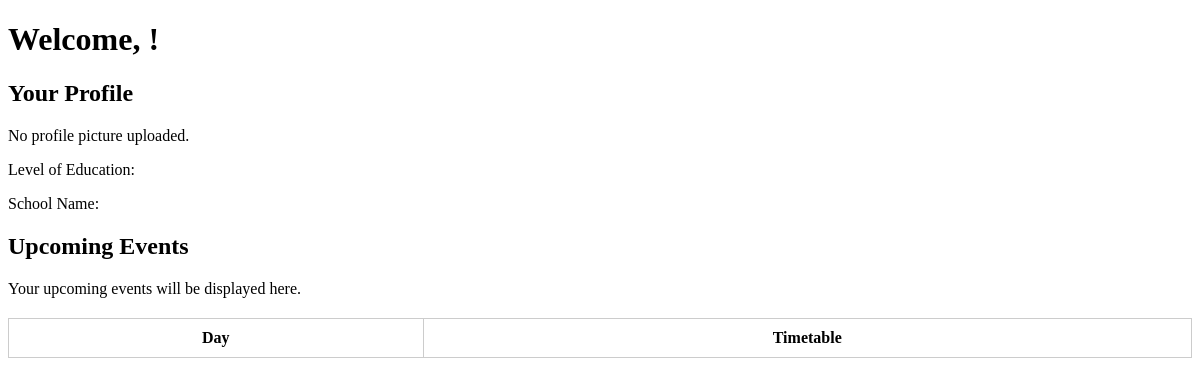
/dashboard/ (signed in), run on an earlier commit of the app's database.
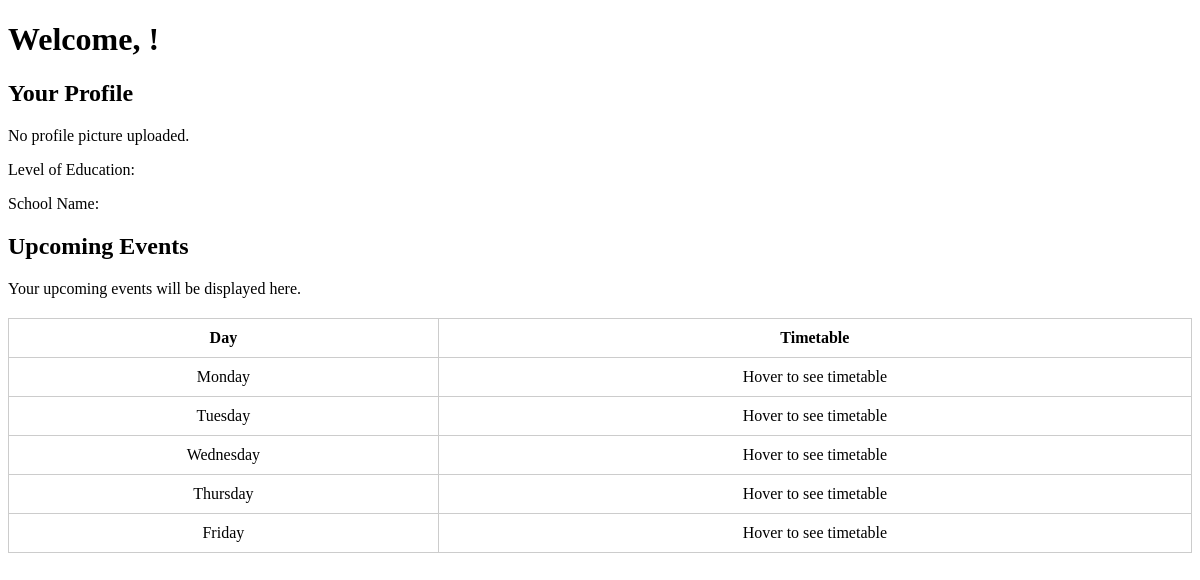
And on a later commit of the database.
### core/models.py (models this page shows, shortened)
class Timetable(models.Model):
    user = models.ForeignKey(User, on_delete=models.CASCADE)
    subject = models.CharField(max_length=100)
    day = models.CharField(max_length=20)
    time_slot = models.CharField(max_length=20)  # e.g., '08:00 AM - 09:00 AM'

### core/views.py (the view)
# urls.py: path('dashboard/', dashboard, name='dashboard'),
@login_required
def dashboard(request):
    timetable_entries = Timetable.objects.filter(user=request.user)
    entries_by_day = {}
    for entry in timetable_entries:
        if entry.day not in entries_by_day:
            entries_by_day[entry.day] = []
        entries_by_day[entry.day].append(entry)
    context = {
        'entries_by_day': entries_by_day,
    }
    return render(request, 'dashboard.html', context)

### core/templates/dashboard.html (shortened to what this page needs)
<!DOCTYPE html>
<html lang="en">
<head>
</head>
<body>
    <h1>Welcome, {{ profile.full_name }}!</h1>
    <div>
        <h2>Your Profile</h2>
        {% if profile.profile_picture %}
        <img src="{{ profile.profile_picture.url }}" alt="Profile Picture" width="100">
        {% else %}
            <p>No profile picture uploaded.</p>
        {% endif %}        <p>Level of Education: {{ profile.level_of_education }}</p>
        <p>School Name: {{ profile.school_name }}</p>
    </div>
    <div>
        <h2>Upcoming Events</h2>
        <p>Your upcoming events will be displayed here.</p>
        <table>
            <thead>
                <tr>
                    <th>Day</th>
                    <th>Timetable</th>
                </tr>
            </thead>
            <tbody>
                {% for day, entries in entries_by_day.items %}
                <tr>
                    <td>{{ day }}</td>
                    <td>
                        Hover to see timetable
                    </td>
                </tr>
                {% endfor %}
            </tbody>
        </table>
    </div>
</body>
</html>

### core/templates/dashboard.html (style rules this page uses)
table { width: 100%; border-collapse: collapse; margin: 20px 0; }
th, td { border: 1px solid #ccc; padding: 10px; text-align: center; position: relative; }

What changed in the data, as far as the page shows it:
added Timetable: day "Monday"
added Timetable: day "Tuesday"
added Timetable: day "Wednesday"
added Timetable: day "Thursday"
added Timetable: day "Friday"
